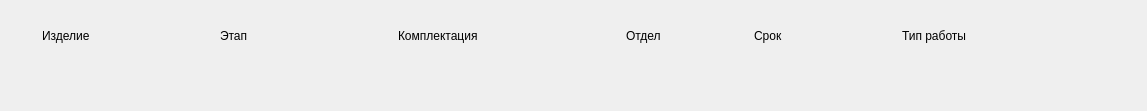
<?xml version="1.0" encoding="UTF-8"?>
<ui version="4.0">
 <class>FormItemQueue</class>
 <widget class="QWidget" name="FormItemQueue">
  <property name="geometry">
   <rect>
    <x>0</x>
    <y>0</y>
    <width>1147</width>
    <height>111</height>
   </rect>
  </property>
  <property name="windowTitle">
   <string>Form</string>
  </property>
  <property name="styleSheet">
   <string notr="true"/>
  </property>
  <layout class="QHBoxLayout" name="horizontalLayout">
   <property name="spacing">
    <number>8</number>
   </property>
   <property name="topMargin">
    <number>6</number>
   </property>
   <property name="bottomMargin">
    <number>6</number>
   </property>
   <item>
    <widget class="QWidget" name="widget_queue_body" native="true">
     <layout class="QHBoxLayout" name="horizontalLayout_2">
      <item>
       <widget class="QWidget" name="widget_type_product" native="true">
        <property name="minimumSize">
         <size>
          <width>150</width>
          <height>60</height>
         </size>
        </property>
        <property name="maximumSize">
         <size>
          <width>150</width>
          <height>16777215</height>
         </size>
        </property>
        <property name="styleSheet">
         <string notr="true"/>
        </property>
        <layout class="QVBoxLayout" name="verticalLayout">
         <property name="spacing">
          <number>0</number>
         </property>
         <property name="leftMargin">
          <number>0</number>
         </property>
         <property name="topMargin">
          <number>0</number>
         </property>
         <property name="rightMargin">
          <number>6</number>
         </property>
         <property name="bottomMargin">
          <number>0</number>
         </property>
         <item>
          <widget class="QLabel" name="label_type_product_header">
           <property name="styleSheet">
            <string notr="true"/>
           </property>
           <property name="text">
            <string>Изделие</string>
           </property>
          </widget>
         </item>
         <item>
          <widget class="QLabel" name="label_type_product">
           <property name="font">
            <font>
             <pointsize>12</pointsize>
            </font>
           </property>
           <property name="styleSheet">
            <string notr="true"/>
           </property>
           <property name="text">
            <string/>
           </property>
          </widget>
         </item>
        </layout>
       </widget>
      </item>
      <item>
       <widget class="QWidget" name="widget_stage" native="true">
        <property name="minimumSize">
         <size>
          <width>150</width>
          <height>60</height>
         </size>
        </property>
        <property name="maximumSize">
         <size>
          <width>150</width>
          <height>16777215</height>
         </size>
        </property>
        <property name="styleSheet">
         <string notr="true"/>
        </property>
        <layout class="QVBoxLayout" name="verticalLayout_24">
         <property name="spacing">
          <number>0</number>
         </property>
         <property name="leftMargin">
          <number>0</number>
         </property>
         <property name="topMargin">
          <number>0</number>
         </property>
         <property name="rightMargin">
          <number>6</number>
         </property>
         <property name="bottomMargin">
          <number>0</number>
         </property>
         <item>
          <widget class="QLabel" name="label_stage_header">
           <property name="styleSheet">
            <string notr="true"/>
           </property>
           <property name="text">
            <string>Этап</string>
           </property>
          </widget>
         </item>
         <item>
          <widget class="QLabel" name="label_stage">
           <property name="font">
            <font>
             <pointsize>12</pointsize>
            </font>
           </property>
           <property name="styleSheet">
            <string notr="true"/>
           </property>
           <property name="text">
            <string/>
           </property>
           <property name="textInteractionFlags">
            <set>Qt::TextInteractionFlag::LinksAccessibleByMouse</set>
           </property>
          </widget>
         </item>
        </layout>
       </widget>
      </item>
      <item>
       <widget class="QWidget" name="widget_equipment" native="true">
        <property name="minimumSize">
         <size>
          <width>200</width>
          <height>60</height>
         </size>
        </property>
        <property name="maximumSize">
         <size>
          <width>200</width>
          <height>16777215</height>
         </size>
        </property>
        <layout class="QVBoxLayout" name="verticalLayout_4">
         <property name="spacing">
          <number>0</number>
         </property>
         <property name="leftMargin">
          <number>0</number>
         </property>
         <property name="topMargin">
          <number>0</number>
         </property>
         <property name="rightMargin">
          <number>6</number>
         </property>
         <property name="bottomMargin">
          <number>0</number>
         </property>
         <item>
          <widget class="QLabel" name="label_equipment_header">
           <property name="styleSheet">
            <string notr="true"/>
           </property>
           <property name="text">
            <string>Комплектация</string>
           </property>
          </widget>
         </item>
         <item>
          <widget class="QLabel" name="label_equipment">
           <property name="font">
            <font>
             <pointsize>12</pointsize>
            </font>
           </property>
           <property name="styleSheet">
            <string notr="true"/>
           </property>
           <property name="text">
            <string/>
           </property>
           <property name="textInteractionFlags">
            <set>Qt::TextInteractionFlag::LinksAccessibleByMouse</set>
           </property>
          </widget>
         </item>
        </layout>
       </widget>
      </item>
      <item>
       <widget class="QWidget" name="widget_departament" native="true">
        <property name="minimumSize">
         <size>
          <width>100</width>
          <height>60</height>
         </size>
        </property>
        <property name="maximumSize">
         <size>
          <width>100</width>
          <height>16777215</height>
         </size>
        </property>
        <property name="styleSheet">
         <string notr="true"/>
        </property>
        <layout class="QVBoxLayout" name="verticalLayout_2">
         <property name="spacing">
          <number>0</number>
         </property>
         <property name="leftMargin">
          <number>0</number>
         </property>
         <property name="topMargin">
          <number>0</number>
         </property>
         <property name="rightMargin">
          <number>6</number>
         </property>
         <property name="bottomMargin">
          <number>0</number>
         </property>
         <item>
          <widget class="QLabel" name="label_departament_header">
           <property name="styleSheet">
            <string notr="true"/>
           </property>
           <property name="text">
            <string>Отдел</string>
           </property>
          </widget>
         </item>
         <item>
          <widget class="QLabel" name="label_departament">
           <property name="font">
            <font>
             <pointsize>12</pointsize>
            </font>
           </property>
           <property name="styleSheet">
            <string notr="true"/>
           </property>
           <property name="text">
            <string/>
           </property>
           <property name="textInteractionFlags">
            <set>Qt::TextInteractionFlag::LinksAccessibleByMouse</set>
           </property>
          </widget>
         </item>
        </layout>
       </widget>
      </item>
      <item>
       <widget class="QWidget" name="widget_deadline" native="true">
        <property name="minimumSize">
         <size>
          <width>120</width>
          <height>60</height>
         </size>
        </property>
        <property name="maximumSize">
         <size>
          <width>120</width>
          <height>16777215</height>
         </size>
        </property>
        <property name="styleSheet">
         <string notr="true"/>
        </property>
        <layout class="QVBoxLayout" name="verticalLayout_19">
         <property name="spacing">
          <number>0</number>
         </property>
         <property name="leftMargin">
          <number>0</number>
         </property>
         <property name="topMargin">
          <number>0</number>
         </property>
         <property name="rightMargin">
          <number>0</number>
         </property>
         <property name="bottomMargin">
          <number>0</number>
         </property>
         <item>
          <widget class="QLabel" name="label_deadline_header">
           <property name="styleSheet">
            <string notr="true"/>
           </property>
           <property name="text">
            <string>Срок</string>
           </property>
          </widget>
         </item>
         <item>
          <widget class="QLabel" name="label_deadline">
           <property name="font">
            <font>
             <pointsize>12</pointsize>
            </font>
           </property>
           <property name="styleSheet">
            <string notr="true"/>
           </property>
           <property name="text">
            <string/>
           </property>
           <property name="textInteractionFlags">
            <set>Qt::TextInteractionFlag::LinksAccessibleByMouse</set>
           </property>
          </widget>
         </item>
        </layout>
       </widget>
      </item>
      <item>
       <widget class="QWidget" name="widget_type_work" native="true">
        <property name="minimumSize">
         <size>
          <width>200</width>
          <height>60</height>
         </size>
        </property>
        <property name="maximumSize">
         <size>
          <width>200</width>
          <height>16777215</height>
         </size>
        </property>
        <property name="styleSheet">
         <string notr="true"/>
        </property>
        <layout class="QVBoxLayout" name="verticalLayout_3">
         <property name="spacing">
          <number>0</number>
         </property>
         <property name="leftMargin">
          <number>0</number>
         </property>
         <property name="topMargin">
          <number>0</number>
         </property>
         <property name="rightMargin">
          <number>6</number>
         </property>
         <property name="bottomMargin">
          <number>0</number>
         </property>
         <item>
          <widget class="QLabel" name="label_type_work_header">
           <property name="styleSheet">
            <string notr="true"/>
           </property>
           <property name="text">
            <string>Тип работы</string>
           </property>
          </widget>
         </item>
         <item>
          <widget class="QLabel" name="label_type_work">
           <property name="font">
            <font>
             <pointsize>12</pointsize>
            </font>
           </property>
           <property name="styleSheet">
            <string notr="true"/>
           </property>
           <property name="text">
            <string/>
           </property>
           <property name="textInteractionFlags">
            <set>Qt::TextInteractionFlag::LinksAccessibleByMouse</set>
           </property>
          </widget>
         </item>
        </layout>
       </widget>
      </item>
     </layout>
    </widget>
   </item>
  </layout>
 </widget>
 <resources/>
 <connections/>
</ui>
